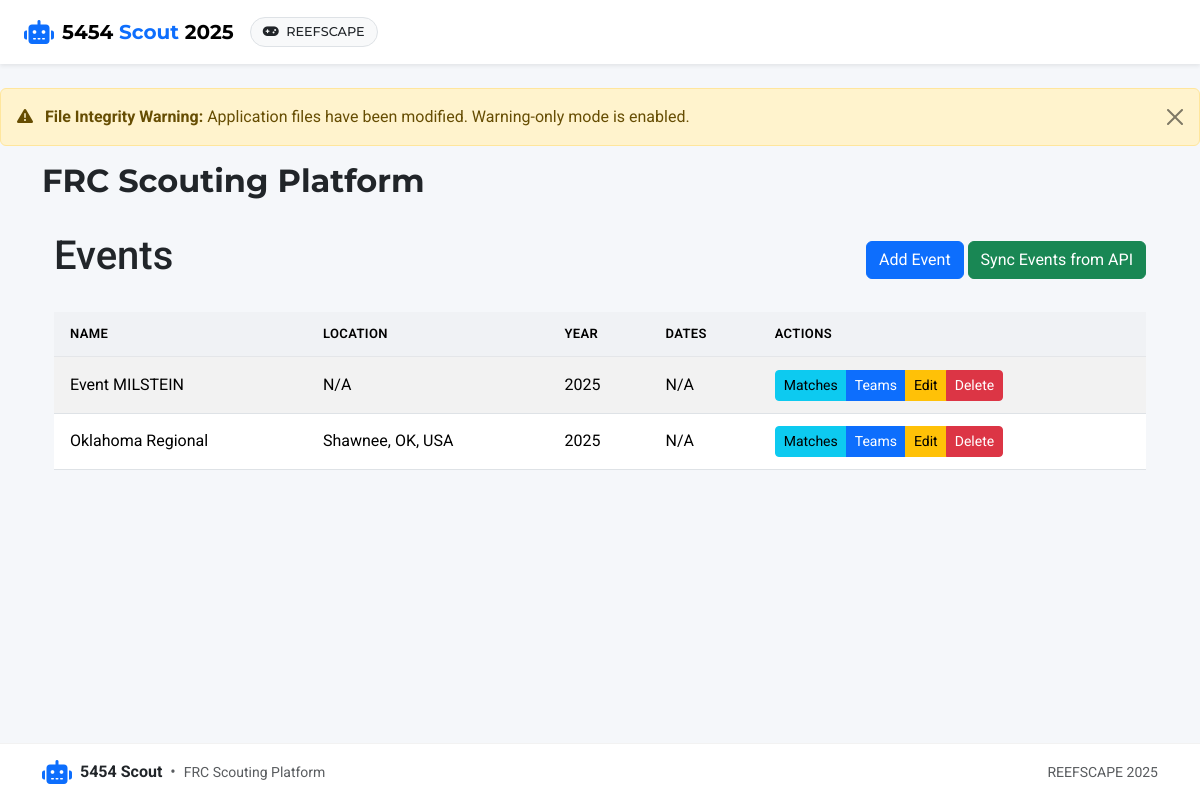
/events/, run on an earlier commit of the app's database.
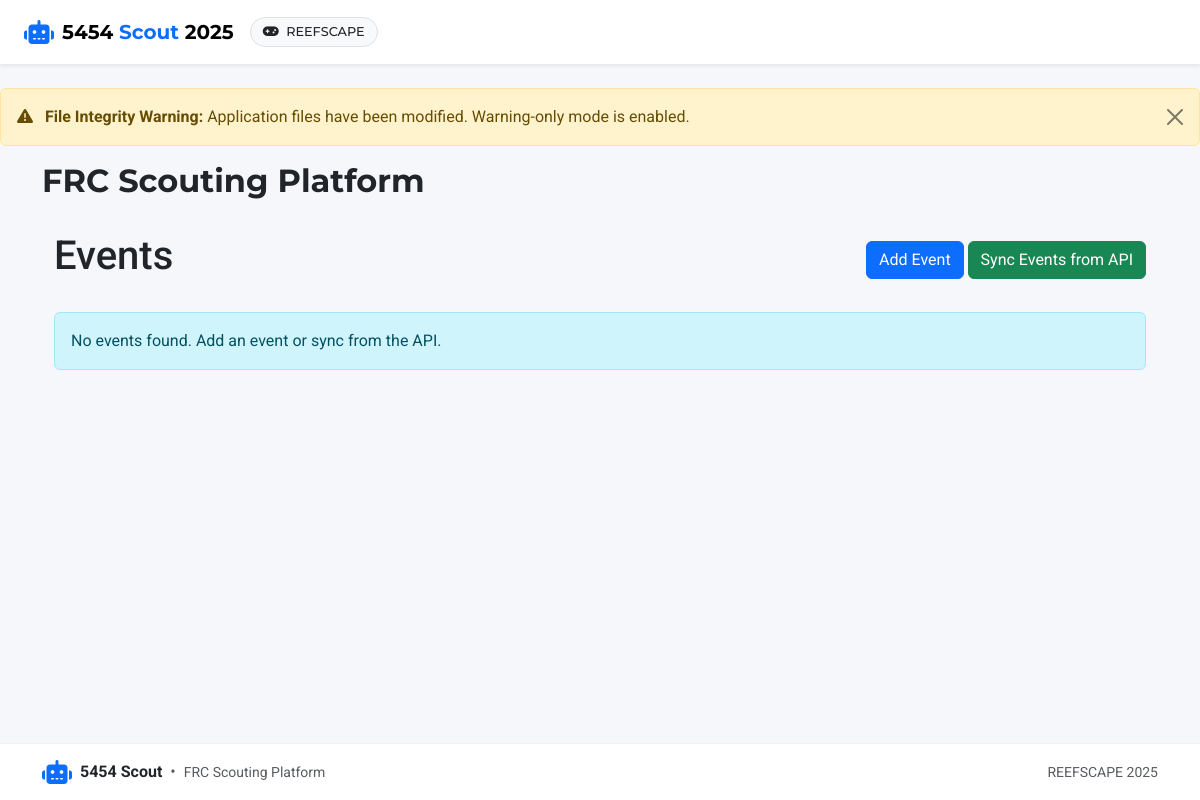
And on a later commit of the database.
### app/models.py (models this page shows, shortened)
class Event(db.Model):
    id = db.Column(db.Integer, primary_key=True)
    name = db.Column(db.String(100), nullable=False)
    code = db.Column(db.String(20), unique=True)  # Event code like "CALA" or "NYRO"
    location = db.Column(db.String(100))
    start_date = db.Column(db.Date)
    end_date = db.Column(db.Date)
    year = db.Column(db.Integer, nullable=False)
    matches = db.relationship('Match', backref='event', lazy=True)

### app/routes/events.py (the view)
@bp.route('/')
def index():
    events = Event.query.order_by(Event.year.desc(), Event.name).all()
    now = datetime.now()
    return render_template('events/index.html', events=events, now=now)

### app/routes/auth.py (called while the page is built)
@bp.app_context_processor
def inject_auth_vars():
    return {
        'current_user': current_user,
        'user_has_role': lambda role: current_user.is_authenticated and current_user.has_role(role)
    }

### run.py (called while the page is built)
@app.before_request
def check_first_run():
    if not User.query.first() and request.path != '/auth/login':
        flash('Database is being initialized. Please wait...', 'info')
        return redirect(url_for('auth.login'))

### app/templates/events/index.html (shortened to what this page needs)
{% extends 'base.html' %}
{% block content %}
<div class="container mt-4">
    <div class="d-flex justify-content-between align-items-center mb-4">
        <h1>Events</h1>
        <div>
            <a href="{{ url_for('events.add') }}" class="btn btn-primary">Add Event</a>
            <button type="button" class="btn btn-success" data-bs-toggle="modal" data-bs-target="#syncModal">
                Sync Events from API
            </button>
        </div>
    </div>
    {% if events %}
    <div class="table-responsive">
        <table class="table table-striped table-hover">
            <thead>
                <tr>
                    <th>Name</th>
                    <th>Location</th>
                    <th>Year</th>
                    <th>Dates</th>
                    <th>Actions</th>
                </tr>
            </thead>
            <tbody>
                {% for event in events %}
                <tr>
                    <td>{{ event.name }}</td>
                    <td>{{ event.location or 'N/A' }}</td>
                    <td>{{ event.year }}</td>
                    <td>
                        {% if event.start_date and event.end_date %}
                            {{ event.start_date.strftime('%m/%d/%Y') }} - {{ event.end_date.strftime('%m/%d/%Y') }}
                        {% elif event.start_date %}
                            {{ event.start_date.strftime('%m/%d/%Y') }}
                        {% else %}
                            N/A
                        {% endif %}
                    </td>
                    <td>
                        <div class="btn-group">
                            <a href="{{ url_for('matches.index', event_id=event.id) }}" class="btn btn-sm btn-info">Matches</a>
                            <a href="{{ url_for('teams.index', event_id=event.id) }}" class="btn btn-sm btn-primary">Teams</a>
                            <a href="{{ url_for('events.edit', event_id=event.id) }}" class="btn btn-sm btn-warning">Edit</a>
                            <button type="button" class="btn btn-sm btn-danger"
                                    data-bs-toggle="modal"
                                    data-bs-target="#deleteModal{{ event.id }}">
                                Delete
                            </button>
                        </div>
                    </td>
                </tr>
                {% endfor %}
            </tbody>
        </table>
    </div>
    {% else %}
    <div class="alert alert-info">
        No events found. Add an event or sync from the API.
    </div>
    {% endif %}
</div>
{% endblock %}

### app/templates/base.html (shortened to what this page needs)
<!DOCTYPE html>
<html lang="en" class="h-100">
<head>
    <link href="https://cdn.jsdelivr.net/npm/bootstrap@5.3.2/dist/css/bootstrap.min.css" rel="stylesheet">
    <link href="https://cdnjs.cloudflare.com/ajax/libs/font-awesome/6.4.0/css/all.min.css" rel="stylesheet">
    <link href="https://cdn.jsdelivr.net/npm/select2@4.1.0-rc.0/dist/css/select2.min.css" rel="stylesheet">
    <link href="https://cdn.jsdelivr.net/npm/select2-bootstrap-5-theme@1.3.0/dist/select2-bootstrap-5-theme.min.css" rel="stylesheet">
    <link rel="stylesheet" href="{{ url_for('static', filename='css/styles.css') }}">
</head>
<body class="d-flex flex-column h-100">
    <header class="app-header">
        <nav class="navbar navbar-expand-lg navbar-light shadow-sm">
            <div class="container-fluid px-lg-4 px-md-3 px-2">
                <a class="navbar-brand d-flex align-items-center" href="{% if user_has_role('scout') and not user_has_role('admin') and not user_has_role('analytics') %}{{ url_for('scouting.index') }}{% else %}{{ url_for('main.index') }}{% endif %}">
                    <i class="fas fa-robot brand-icon me-2"></i>
                    <span class="brand-text fw-bold">5454 <span class="text-primary">Scout</span> <span class="d-none d-sm-inline">{{ game_config.season }}</span></span>
                </a>
                <div class="collapse navbar-collapse" id="navbarMain">
                    <div class="d-flex align-items-center navbar-actions">
                        {% if game_config %}
                        <div class="game-badge me-3 d-none d-lg-block">
                            <span class="badge bg-light text-dark border">
                                <i class="fas fa-gamepad me-1"></i>
                                <span class="d-none d-xl-inline">{{ game_config.game_name }}</span>
                            </span>
                        </div>
                        {% endif %}
                    </div>
                </div>
            </div>
        </nav>
    </header>
    <div class="toast-container position-fixed top-0 end-0 p-3">
    </div>
    <main class="flex-shrink-0 py-4">
        {% if integrity_status.integrity_compromised and integrity_status.warning_only_mode %}
        <div class="alert alert-warning alert-dismissible fade show" role="alert">
            <i class="fas fa-exclamation-triangle me-2"></i>
            <strong>File Integrity Warning:</strong> Application files have been modified. Warning-only mode is enabled.
            <button type="button" class="btn-close" data-bs-dismiss="alert" aria-label="Close"></button>
        </div>
        {% endif %}
        <div class="container">
            <div class="row mb-4">
                <div class="col-12">
                    <h1 class="page-title">{% block heading %}FRC Scouting Platform{% endblock %}</h1>
                </div>
            </div>
            {% block content %}{% endblock %}
        </div>
    </main>
    <footer class="footer mt-auto py-3">
        <div class="container">
            <div class="row align-items-center g-2">
                <div class="col-md-6 text-center text-md-start">
                    <div class="d-flex align-items-center justify-content-center justify-content-md-start">
                        <i class="fas fa-robot brand-icon me-2 text-primary"></i>
                        <span class="fw-bold">5454 Scout</span>
                        <span class="text-muted mx-2">•</span>
                        <span class="small text-muted">FRC Scouting Platform</span>
                    </div>
                </div>
                <div class="col-md-6 text-center text-md-end">
                    <div class="small text-muted">
                        {% if game_config %}
                        <span>{{ game_config.game_name }} {{ game_config.season }}</span>
                        {% else %}
                        <span>No active configuration</span>
                        {% endif %}
                    </div>
                </div>
            </div>
        </div>
    </footer>
</body>
</html>

### app/static/css/styles.css (style rules this page uses)
body { min-height: 100vh; display: flex; flex-direction: column; background-color: #f8f9fa; font-family: 'Roboto', 'Segoe UI', Arial, sans-serif; }
.footer { margin-top: auto; }
:root { --primary-color: #007bff; --secondary-color: #6c757d; --success-color: #28a745; --danger-color: #dc3545; --warning-color: #ffc107; --info-color: #17a2b8; --light-color: #f8f9fa; --dark-color: #343a40; }
body { display: flex; flex-direction: column; min-height: 100vh; }
.container { flex: 1; }
:root { --primary: #0d6efd; --primary-light: #cfe2ff; --primary-dark: #0a58ca; --secondary: #6c757d; --success: #198754; --danger: #dc3545; --warning: #ffc107; --info: #0dcaf0; --light: #f8f9fa; --dark: #212529; --red-alliance: #dc3545; --red-alliance-bg: #f8d7da; --blue-alliance: #0d6efd; --blue-alliance-bg: #cfe2ff; --auto-color: #fd7e14; --teleop-color: #0d6efd; --endgame-color: #198754; --navbar-bg: #ffffff; --card-shadow: 0 .125rem .25rem rgba(0, 0, 0, .075); --card-shadow-hover: 0 .5rem 1rem rgba(0, 0, 0, .15); --border-radius: .5rem; --transition-speed: 0.2s; --font-family-base: 'Roboto', -apple-system, BlinkMacSystemFont, 'Segoe UI', Arial, sans-serif; --font-family-headings: 'Montserrat', var(--font-family-base); }
html, body { min-height: 100vh; }
body { font-family: var(--font-family-base); background-color: #f5f7fa; display: flex; flex-direction: column; }
.app-header { font-family: var(--font-family-headings); position: sticky; top: 0; z-index: 1030; }
.navbar { background-color: var(--navbar-bg); padding: 0.75rem 0; transition: all var(--transition-speed) ease-in-out; box-shadow: 0 2px 15px rgba(0,0,0,0.08); backdrop-filter: blur(8px); }
.navbar-brand { font-weight: 700; font-size: 1.25rem; transition: transform var(--transition-speed) ease-in-out; }
.brand-icon { font-size: 1.5rem; color: var(--primary); margin-right: 0.5rem; }
.brand-text { font-family: var(--font-family-headings); }
.navbar-actions { gap: 0.5rem; }
.game-badge .badge { font-size: 0.8rem; padding: 0.5rem 0.75rem; border-radius: 1rem; font-weight: 500; }
main { padding-top: 2rem; padding-bottom: 2rem; flex: 1 0 auto; }
.page-title { font-family: var(--font-family-headings); font-weight: 700; color: var(--dark); margin-bottom: 0.5rem; font-size: 2rem; }
.footer { background-color: #ffffff; border-top: 1px solid rgba(0, 0, 0, 0.05); padding: 1.25rem 0; margin-top: auto; }
.page-loaded { animation: fadeIn 0.3s ease-in-out; }
.btn { transition: all 0.2s ease-in-out; }
.game-badge .badge { transition: all var(--transition-speed) ease-in-out; }
html { scroll-behavior: smooth; }

What changed in the data, as far as the page shows it:
removed Event: name "Event MILSTEIN", location "N/A", year "2025"
removed Event: name "Oklahoma Regional", location "Shawnee, OK, USA", year "2025", shows "N/A"
Also different on the page:
text no longer shown: "NAME LOCATION YEAR DATES ACTIONS"
text now shown: "No events found. Add an event or sync from the API."
